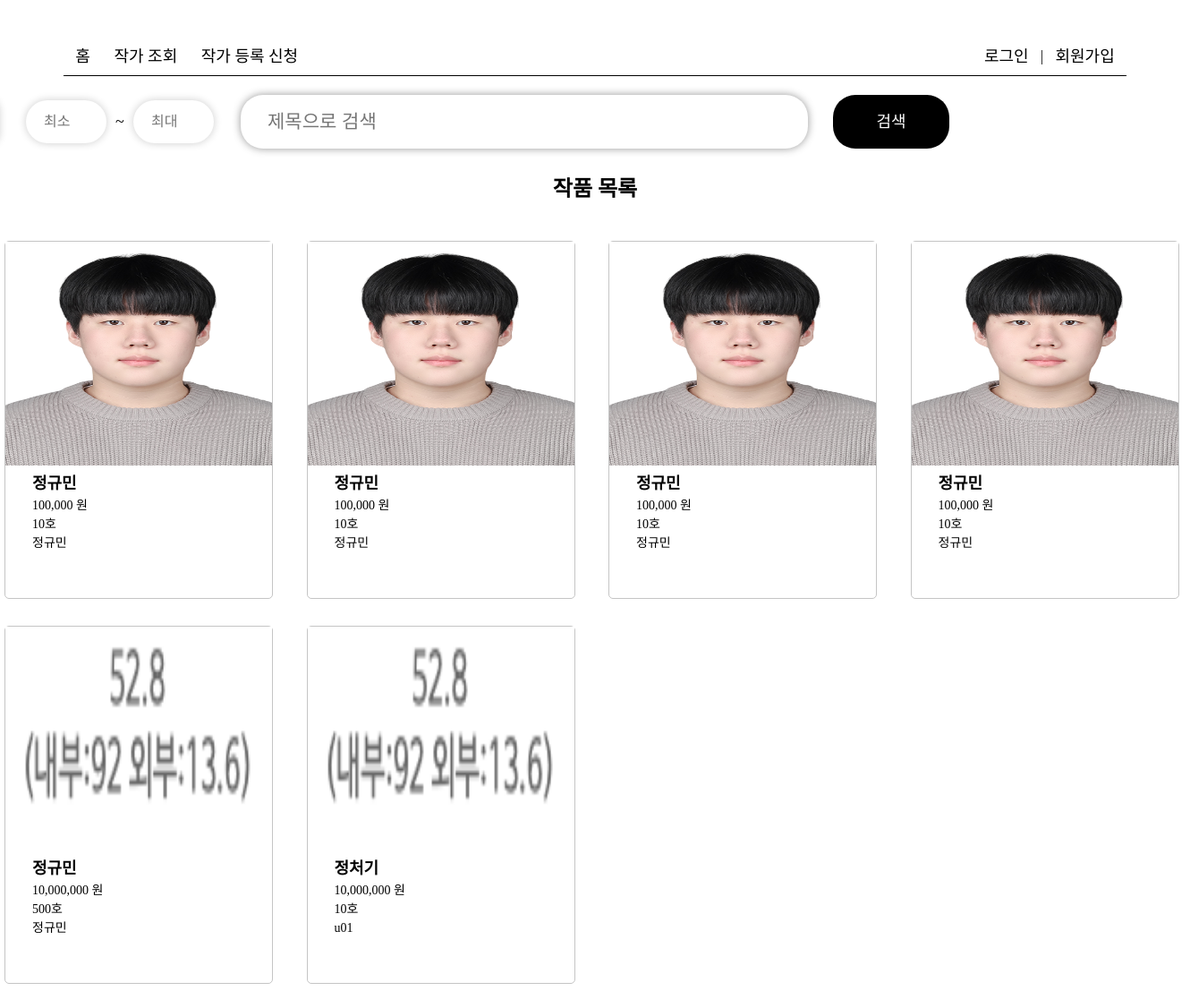
The app's page /artworks/ with its own data.
### posts/models.py (models this page shows, shortened)
class Artwork(models.Model):
    artist = models.ForeignKey(Artist, on_delete=models.CASCADE)  # 작가와 1:N 관계
    title = models.CharField(max_length=64)
    price = models.DecimalField(max_digits=10, decimal_places=2)
    hoosu = models.PositiveIntegerField()  # 호수 (1 이상 500 이하의 숫자)
    created_at = models.DateTimeField(auto_now_add=True)
    artwork_image = models.ImageField(upload_to='artwork_images/', blank=True, null=True)  # 작품 이미지

class Artist(models.Model):
    GENDER_CHOICES = [
        ('M', '남자'),
        ('F', '여자'),
    ]
    STATUS_CHOICES = [
        ('P', '대기중'),  # Pending
        ('A', '승인됨'),  # Approved
        ('R', '거부됨'),  # Rejected
    ]
    user = models.OneToOneField(User, on_delete=models.CASCADE)  # 사용자와 1:1 관계
    name = models.CharField(max_length=16)
    gender = models.CharField(max_length=1, choices=GENDER_CHOICES)
    birth_date = models.DateField()
    email = models.EmailField(unique=True)
    profile_image = models.ImageField(upload_to='artist_images/', blank=True, null=True)  # 작가 프로필 이미지
    contact = models.CharField(max_length=100, blank=True, null=True)
    status = models.CharField(max_length=1, choices=STATUS_CHOICES, default='P')  # 작가 상태

### posts/views.py (the view)
# urls.py: path('artworks/', views.artwork_list, name='artwork_list'),
def artwork_list(request):
    query = request.GET.get('q', '')
    filter_type = request.GET.get('filter_type', '')
    min_value = request.GET.get('min_value', '')
    max_value = request.GET.get('max_value', '')
    artworks = Artwork.objects.all()
    if query:
        artworks = artworks.filter(title__icontains=query)
    if filter_type and min_value and max_value:
        if filter_type == 'price':
            artworks = artworks.filter(price__gte=min_value, price__lte=max_value)
        elif filter_type == 'hoosu':
            artworks = artworks.filter(hoosu__gte=min_value, hoosu__lte=max_value)
    return render(request, 'posts/index.html', {'artworks': artworks})

### posts/templates/posts/index.html (shortened to what this page needs)
<!DOCTYPE html>
<html lang="ko">
<head>
    {% load static %}
    {% load humanize %}
    <link rel="stylesheet" href="{% static 'posts/css/style.css' %}">
</head>
<body>
    {% include 'posts/header.html' %}
    <main>
        <section class="mt20">
            <div class="container cc">
                <form method="GET" action="{% url 'artwork_list' %}" class="search_form mt2 cc">
                    <input type="text" name="q" placeholder="제목으로 검색" value="{{ request.GET.q }}">
                    <input type="number" name="min_value" placeholder="최소" value="{{ request.GET.min_value }}">
                    <span>~</span>
                    <input type="number" name="max_value" placeholder="최대" value="{{ request.GET.max_value }}">
                    <button type="submit">검색</button>
                </form>
                <h1 class="tc mt4">작품 목록</h1>
                {% if artworks %}
                <ul class="artwork_list mt6">
                    {% for artwork in artworks %}
                    <li>
                        <img src="{{ artwork.artwork_image.url }}" alt="artwork_img" width="300" height="250">
                        <div>
                            <p>{{ artwork.title }}</p>
                            <p>{{ artwork.price|floatformat:0|intcomma }} 원</p>
                            <p>{{ artwork.hoosu }}호</p>
                            <p>{{ artwork.artist.name }}</p>
                        </div>
                    </li>
                    {% endfor %}
                </ul>
                {% else %}
                <p class="mt10">작품이 존재하지 않습니다.</p>
                {% endif %}
            </div>
        </section>
    </main>
</body>
</html>

### posts/static/posts/css/style.css (style rules this page uses)
* { margin: 0; padding: 0; box-sizing: border-box; line-height: 1.5em; }
body { width: 100%; }
section { position: relative; }
.container { width: 1320px; position: relative; margin: 0 auto; }
ul, li { list-style: none; }
a, label, button { cursor: pointer; color: black; display: inline-block; text-decoration: none; border: none; }
img { max-width: 100%; }
.cc { display: flex; flex-flow: column; justify-content: center; align-items: center; }
.tc { text-align: center; }
.mt2 { margin-top: 1vw; }
.mt4 { margin-top: 2vw; }
.mt6 { margin-top: 3vw; }
.mt20 { padding-top: 7vw; padding-bottom: 7vw; }
.search_form { width: 60%; height: 60px; position: relative; }
.search_form input { width: 80%; height: 100%; position: absolute; left: 0; border-radius: 25px; box-shadow: 0 0 10px rgb(151, 151, 151); border: none; padding: 30px; font-size: 21px; }
.search_form input:nth-child(3), .search_form input:nth-child(5) { width: 90px; height: 80%; position: absolute; border-radius: 25px; box-shadow: 0 0 10px rgb(205, 205, 205); border: none; padding: 20px; font-size: 16px; }
.search_form input:nth-child(3) { left: -240px; }
.search_form input:nth-child(5) { left: -120px; }
.search_form span { position: absolute; left: -140px; font-size: 18px; }
.search_form button { width: 130px; height: 100%; position: absolute; right: 0; background-color: black; border-radius: 25px; color: white; font-size: 18px; }
.artwork_list { width: 100%; height: 100%; position: relative; display: grid; grid-template-columns: repeat(4, 1fr); gap: 30px; margin-bottom: 100px; }
.artwork_list li { width: 300px; height: 400px; position: relative; border-radius: 5px; border: 1px solid #c5c5c5; }
.artwork_list li div { margin-left: 30px; }
.artwork_list li p:nth-child(1) { font-size: 18px; font-weight: bold; }
.artwork_list li div>p { font-size: 14px; }

### records on screen
Artwork: artwork_image (picture), title "정규민", price "100,000", hoosu "10", artist.name "정규민"
Artwork: artwork_image (picture), title "정규민", price "100,000", hoosu "10", artist.name "정규민"
Artwork: artwork_image (picture), title "정규민", price "100,000", hoosu "10", artist.name "정규민"
Artwork: artwork_image (picture), title "정규민", price "100,000", hoosu "10", artist.name "정규민"
Artwork: artwork_image (picture), title "정규민", price "10,000,000", hoosu "500", artist.name "정규민"
Artwork: artwork_image (picture), title "정처기", price "10,000,000", hoosu "10", artist.name "u01"
